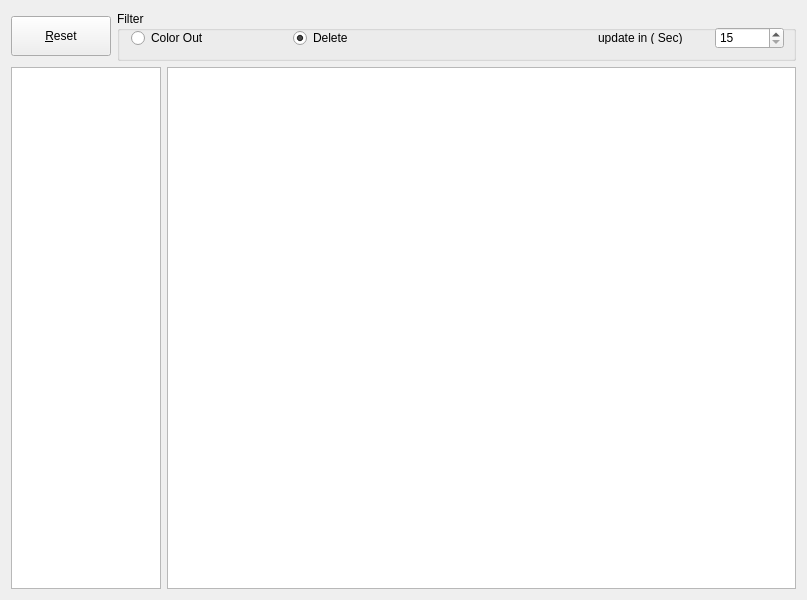
<?xml version="1.0" encoding="UTF-8"?>
<ui version="4.0">
 <class>Form</class>
 <widget class="QWidget" name="Form">
  <property name="geometry">
   <rect>
    <x>0</x>
    <y>0</y>
    <width>807</width>
    <height>600</height>
   </rect>
  </property>
  <property name="minimumSize">
   <size>
    <width>800</width>
    <height>600</height>
   </size>
  </property>
  <property name="font">
   <font>
    <family>MS Shell Dlg 2</family>
   </font>
  </property>
  <property name="windowTitle">
   <string>Find Text</string>
  </property>
  <layout class="QGridLayout" name="gridLayout">
   <item row="0" column="0">
    <layout class="QGridLayout">
     <property name="margin">
      <number>0</number>
     </property>
     <property name="spacing">
      <number>6</number>
     </property>
     <item row="0" column="0">
      <widget class="QPushButton" name="bu_reset">
       <property name="minimumSize">
        <size>
         <width>0</width>
         <height>0</height>
        </size>
       </property>
       <property name="maximumSize">
        <size>
         <width>100</width>
         <height>40</height>
        </size>
       </property>
       <property name="text">
        <string>&amp;Reset</string>
       </property>
      </widget>
     </item>
     <item row="0" column="1">
      <widget class="QGroupBox" name="groupBox">
       <property name="minimumSize">
        <size>
         <width>0</width>
         <height>50</height>
        </size>
       </property>
       <property name="title">
        <string>Filter</string>
       </property>
       <widget class="QRadioButton" name="rb_color">
        <property name="geometry">
         <rect>
          <x>14</x>
          <y>18</y>
          <width>150</width>
          <height>18</height>
         </rect>
        </property>
        <property name="text">
         <string>Color Out</string>
        </property>
       </widget>
       <widget class="QRadioButton" name="rb_delete">
        <property name="geometry">
         <rect>
          <x>176</x>
          <y>18</y>
          <width>93</width>
          <height>18</height>
         </rect>
        </property>
        <property name="text">
         <string>Delete</string>
        </property>
        <property name="checked">
         <bool>true</bool>
        </property>
       </widget>
       <widget class="QSpinBox" name="sb_time">
        <property name="geometry">
         <rect>
          <x>598</x>
          <y>16</y>
          <width>69</width>
          <height>22</height>
         </rect>
        </property>
        <property name="minimum">
         <number>15</number>
        </property>
        <property name="maximum">
         <number>3600</number>
        </property>
       </widget>
       <widget class="QLabel" name="label">
        <property name="geometry">
         <rect>
          <x>481</x>
          <y>20</y>
          <width>113</width>
          <height>13</height>
         </rect>
        </property>
        <property name="text">
         <string>update in ( Sec)</string>
        </property>
       </widget>
      </widget>
     </item>
    </layout>
   </item>
   <item row="1" column="0">
    <layout class="QHBoxLayout" name="horizontalLayout_2">
     <item>
      <widget class="QListWidget" name="l_tag">
       <property name="maximumSize">
        <size>
         <width>150</width>
         <height>16777215</height>
        </size>
       </property>
       <property name="selectionMode">
        <enum>QAbstractItemView::MultiSelection</enum>
       </property>
      </widget>
     </item>
     <item>
      <widget class="QTextEdit" name="e_view"/>
     </item>
    </layout>
   </item>
  </layout>
 </widget>
 <resources/>
 <connections/>
</ui>
